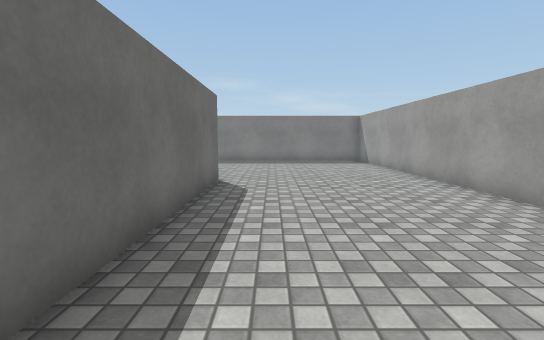
View 1 (above)

19 first-person views from a walk through a 3-D level made in the Unity game engine. The camera is 1.2 m above the floor, tilts 6° down and sees 85° across. The floor is counted in squares, 1 m on a side. Each view is taken from the middle of a square. On the plan, view 1 faces up. The plan holds only what a view shows up to about 13 squares ahead; the rest is blank. The place goes on beyond the plan. The player is left out. Some animated figures are not drawn. Surface patterns are stand-ins for the level's own textures.

View 2
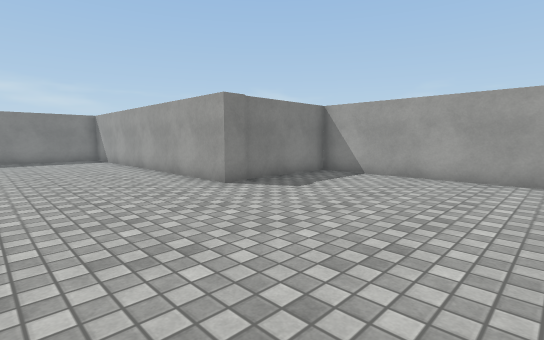

View 3
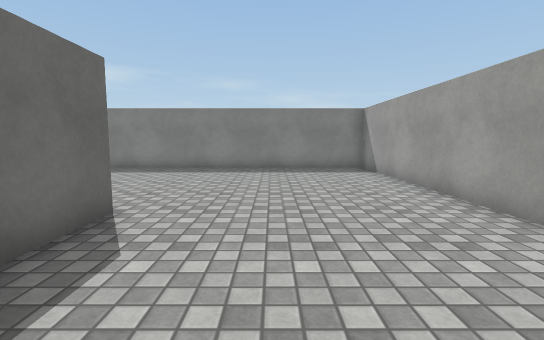

View 4
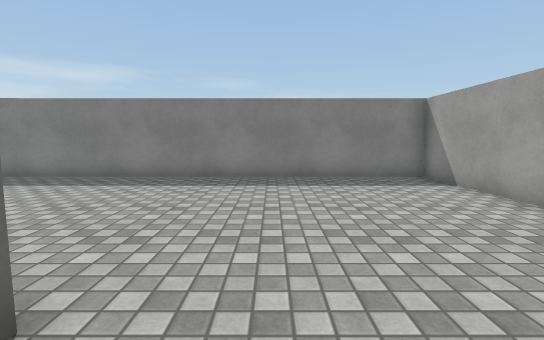

View 5
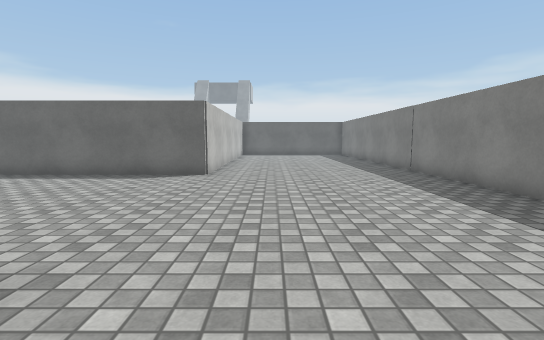

View 6
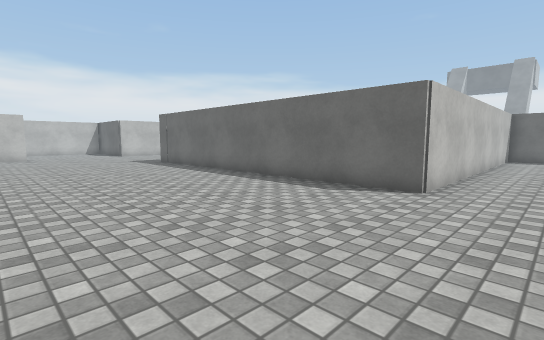

View 7
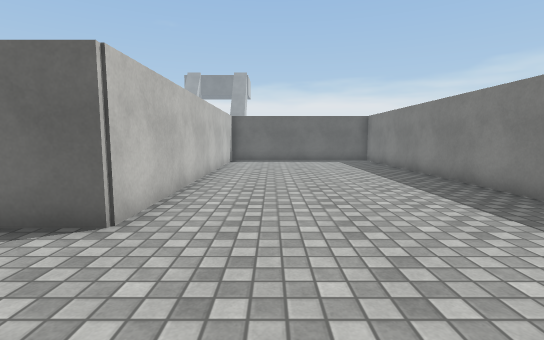

View 8
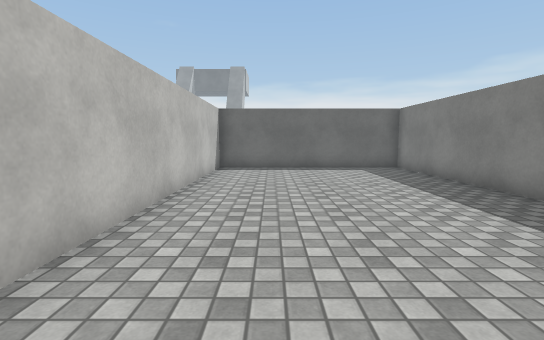

View 9
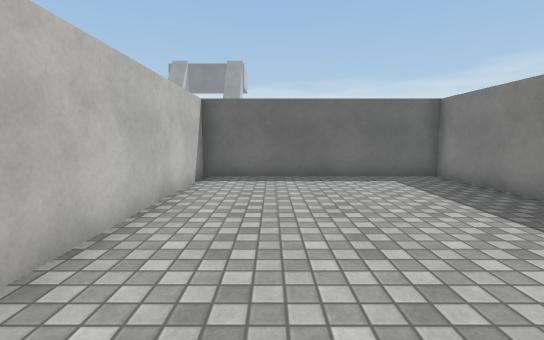

View 10
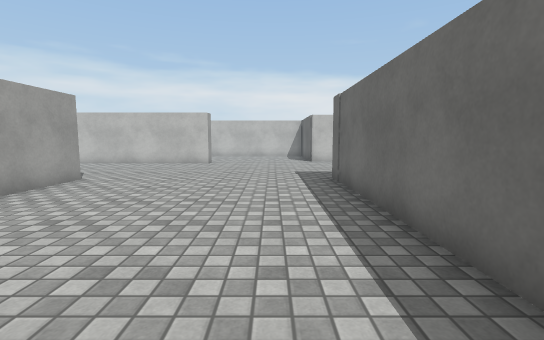

View 11
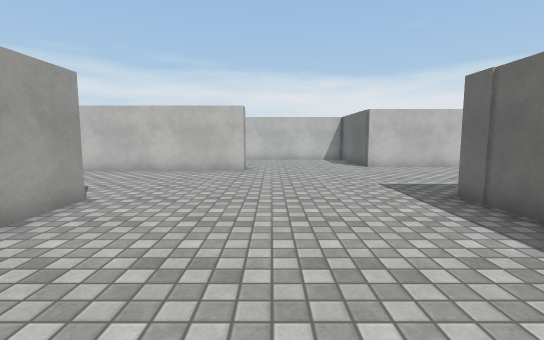

View 12
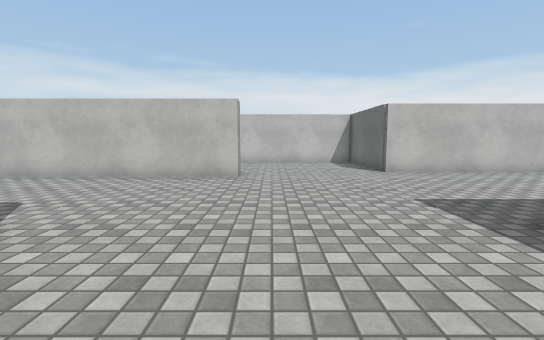

View 13
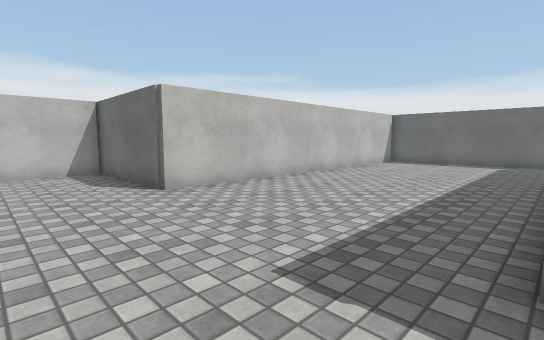

View 14
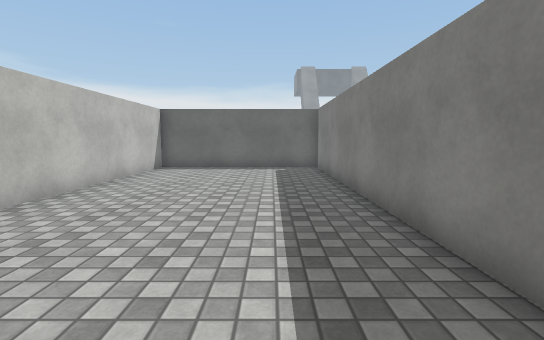

View 15
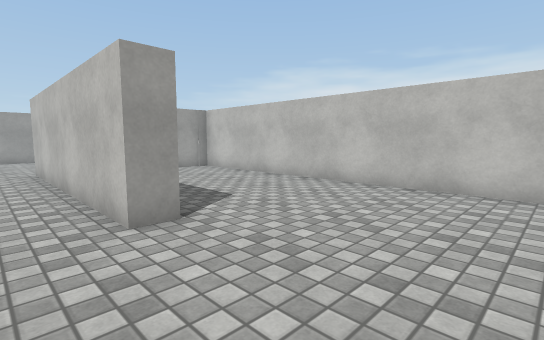

View 16
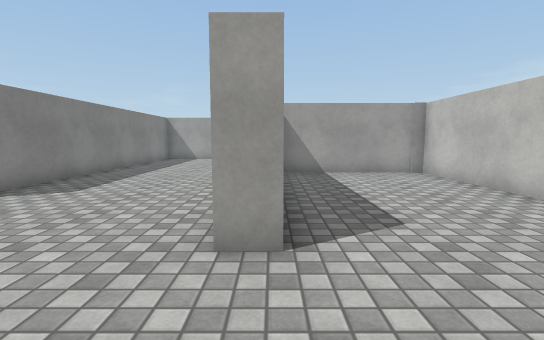

View 17
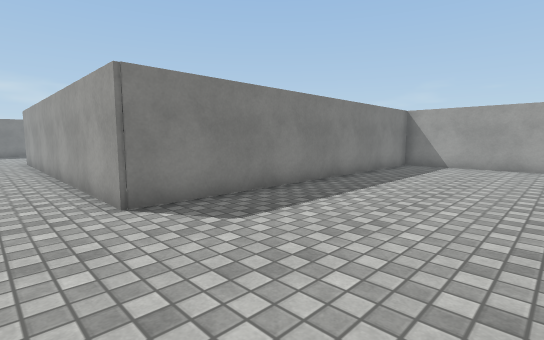

View 18
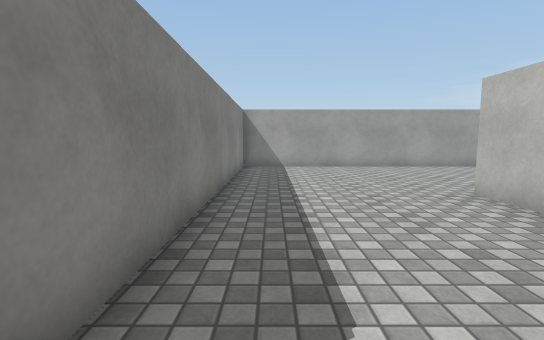

View 19
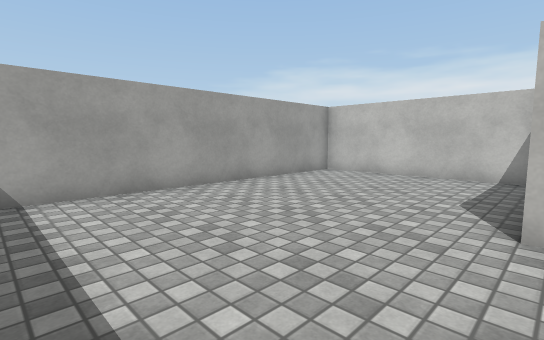

### Floor plan
Points are (right, up) in squares from view 1. A wall is a line through its corners. A room is listed if a view was taken in it or the views show most of it. See-through windows are left out.
Room 1 (views 1, 2, 3, 4, 5, 6, 7, 8, 9, 10, 11, 12, 13, 14, 15, 16, 17, 18, 19)
walls: (-1.6, 8.8) (-1.6, 1.6); (-11.9, -4.1) (-22.4, -4.1); (-4.9, -10.2) (-4.9, -9.4) (3.4, -9.4); (9.5, -1.6) (9.5, 4.7) (4.8, 4.7) (4.8, 16.3) (-22.4, 16.3) (-22.4, 8.8) (-9.9, 8.8) (-9.9, -4.1); (-10, -15.4) (2.5, -15.3) (2.5, -10.4); (3.6, -15) (9.8, -14.9) (9.8, -3.8) (-2.3, -3.8) (-2.3, 7.9); (-22.7, -4) (-22.7, -10.7) (-9.9, -10.7) (-9.9, -15.6)

Positions as (right, up) in squares from view 1, and headings:
1: (0, 0), facing up
2: (0, -2), facing up-right
3: (1, 4), facing up
4: (0, 7), facing up
5: (0, 11), facing left
6: (-3, 11), facing down-left
7: (-6, 11), facing left
8: (-10, 11), facing left
9: (-13, 11), facing left
10: (-8, 5), facing down
11: (-6, 2), facing down
12: (-6, 0), facing down
13: (-7, -4), facing down-left
14: (-10, -6), facing left
15: (-9, -8), facing down-right
16: (-8, -10), facing right
17: (-4, -9), facing up-right
18: (-3, -5), facing right
19: (3, -5), facing down-right
